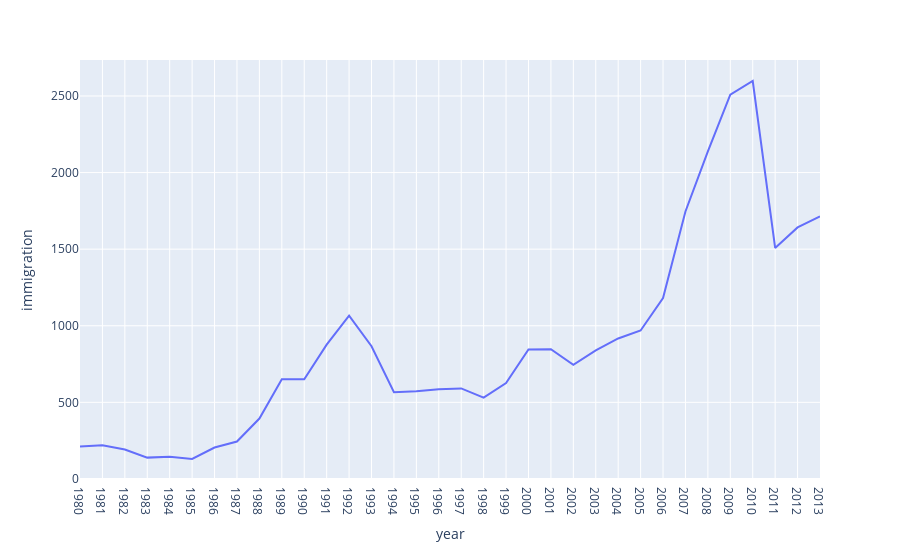

Here is the notebook cell this chart was saved with:
### Code cell
fig = px.line(df_brazil, x='year', y='immigration')
fig.show()

### Figure 1 — Plotly figure (JSON) as saved in the notebook; plotly's stock layout.template omitted (floating-point values rounded to 4 significant figures)
{"data": [{"hovertemplate": "year=%{x}<br>immigration=%{y}<extra></extra>", "legendgroup": "", "line": {"color": "#636efa", "dash": "solid"}, "marker": {"symbol": "circle"}, "mode": "lines", "name": "", "orientation": "v", "showlegend": false, "type": "scatter", "x": ["1980", "1981", "1982", "1983", "1984", "1985", "1986", "1987", "1988", "1989", "1990", "1991", "1992", "1993", "1994", "1995", "1996", "1997", "1998", "1999", "2000", "2001", "2002", "2003", "2004", "2005", "2006", "2007", "2008", "2009", "2010", "2011", "2012", "2013"], "xaxis": "x", "y": [211, 220, 192, 139, 145, 130, 205, 244, 394, 650, 650, 877, 1066, 866, 566, 572, 586, 591, 531, 626, 845, 847, 745, 839, 917, 969, 1181, 1746, 2138, 2509, 2598, 1508, 1642, 1714], "yaxis": "y"}], "layout": {"legend": {"tracegroupgap": 0}, "margin": {"t": 60}, "xaxis": {"anchor": "y", "domain": [0, 1], "title": {"text": "year"}}, "yaxis": {"anchor": "x", "domain": [0, 1], "title": {"text": "immigration"}}}}
